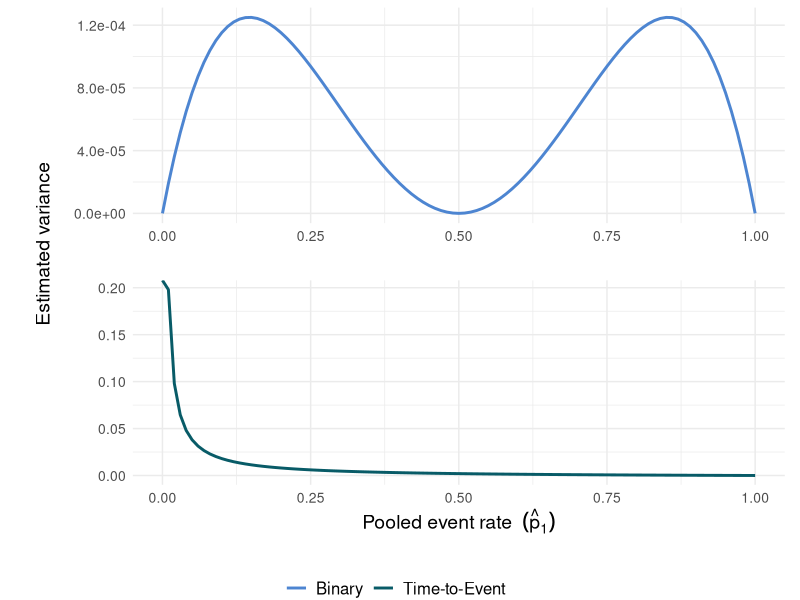
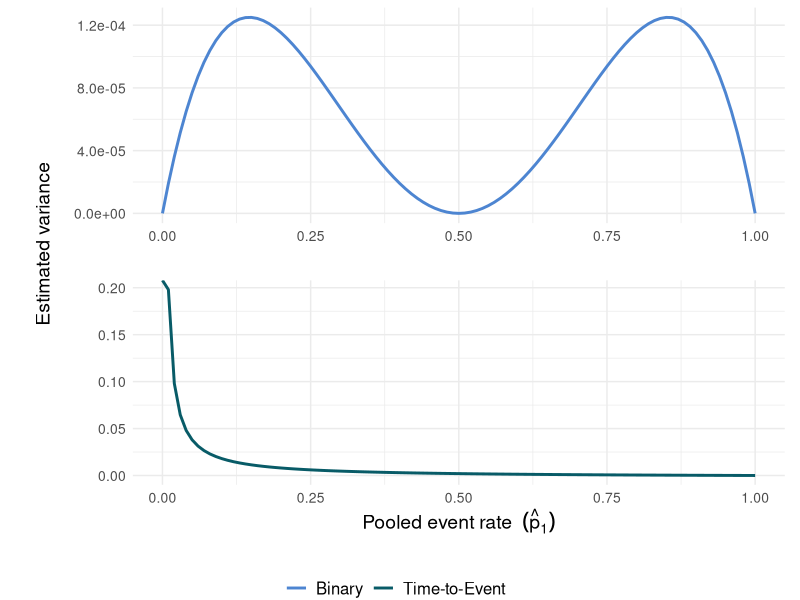

Write R code to recreate these figures, in order. (Note: this script raises an error after producing the figures.)
#--------------------------------------------------
# Plots of estimated variance for appendix
# Author: Ann Marie Weideman
# Date: 1/18/24
#--------------------------------------------------

library(ggplot2)
library(cowplot)
library(scales)  # For scientific notation

# Parameters
p1 <- seq(0, 1, by = 0.01)
n <- 500

# Variance calculations
binary_variance <- 1/n * p1 * (1 - p1) * (1 - 2 * p1)^2
tte_variance <- 1/n * (1/p1 - 1)

# Data frames for ggplot
binary_data <- data.frame(p1 = p1, Variance = binary_variance)
tte_data <- data.frame(p1 = p1, Variance = tte_variance)

# Common theme settings for axis text
common_theme <- theme(
  legend.position = 'none',
  plot.margin = margin(5.5, 5.5, 5.5, 5.5),
  axis.text = element_text(size = 10),
  axis.title.x = element_text(size = 14),  
  axis.title.y = element_text(size = 14)
)

# Plot for binary variance
binary_plot <- ggplot(binary_data, aes(x = p1, y = Variance)) +
  geom_line(color = "#4d85d1", size = 1) +
  labs(x = '', y = '') +
  scale_y_continuous(labels = scientific) +
  theme_minimal() +
  common_theme

# Plot for time-to-event Variance
tte_plot <- ggplot(tte_data, aes(x = p1, y = Variance)) +
  geom_line(color = "#085b67", size = 1) +
  labs(x = expression("Pooled event rate " ~ (hat(p)[1])), y = '') +  # Corrected hat syntax
  theme_minimal() +
  common_theme

# Combine the plots
combined_plots <- plot_grid(binary_plot, tte_plot, ncol = 1, align = 'v', 
                            axis = 'l', rel_heights = c(1, 1))

# Add a common y-axis label (left-aligned and centered)
y_axis_label <- ggdraw() + 
  draw_label("Estimated variance", x = 0, y = 0.4, angle = 90, 
             hjust = 0, vjust = 3, size = 14) +
  theme_void() +
  theme(plot.margin = margin(5.5, 5.5, 5.5, 5.5))

# Dummy data for legend
legend_data <- data.frame(x = c(1, 1), y = c(1, 1), 
                          group = c("Binary", "Time-to-Event"))

# Create a combined legend
legend_plot <- ggplot(legend_data, aes(x = x, y = y, color = group)) +
  geom_line(size = 1) +
  scale_color_manual("", values = 
                       c("Binary" = "#4d85d1", "Time-to-Event" = "#085b67")) +
  theme_void() +
  theme(
    legend.title = element_blank(),
    legend.position = "bottom",
    legend.direction = "horizontal",
    legend.text = element_text(size = 12)
  )

# Combine the plots with the shared legend
final_plot <- plot_grid(
  plot_grid(
    y_axis_label,
    combined_plots, 
    ncol = 2, rel_widths = c(0.05, 1), align = 'v'
  ),
  legend_plot,
  ncol = 1,
  rel_heights = c(1, 0.1) # Adjust the relative heights if needed
)

# View the plot
print(final_plot)

# Save the final plot with combined legend
ggsave(file = paste0(script_path,"/output/combined_estimated_variances.jpg"),
       plot = final_plot, width = 6.43, height = 5.90, dpi = 600)
